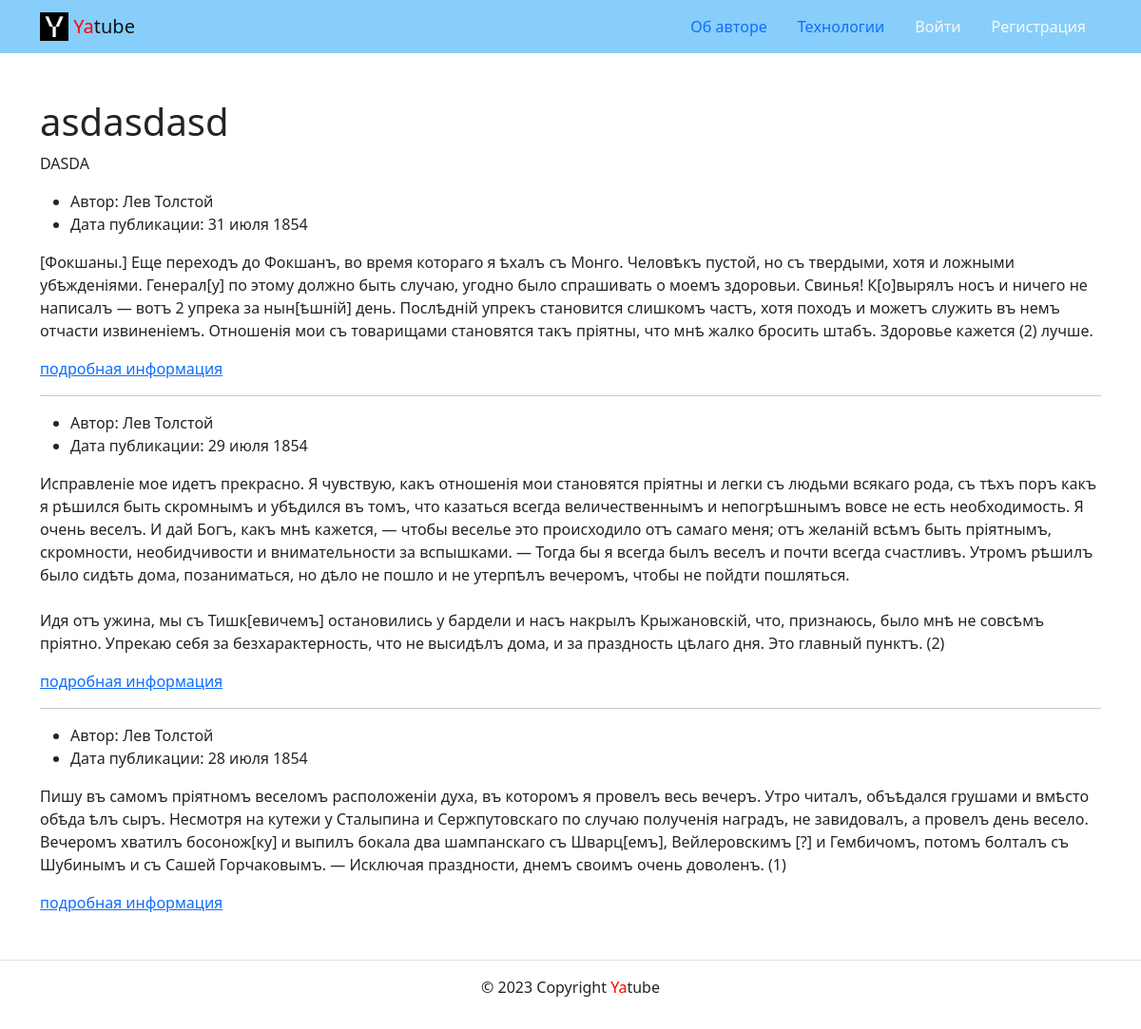
/group/2/, run on an earlier commit of the app's database.
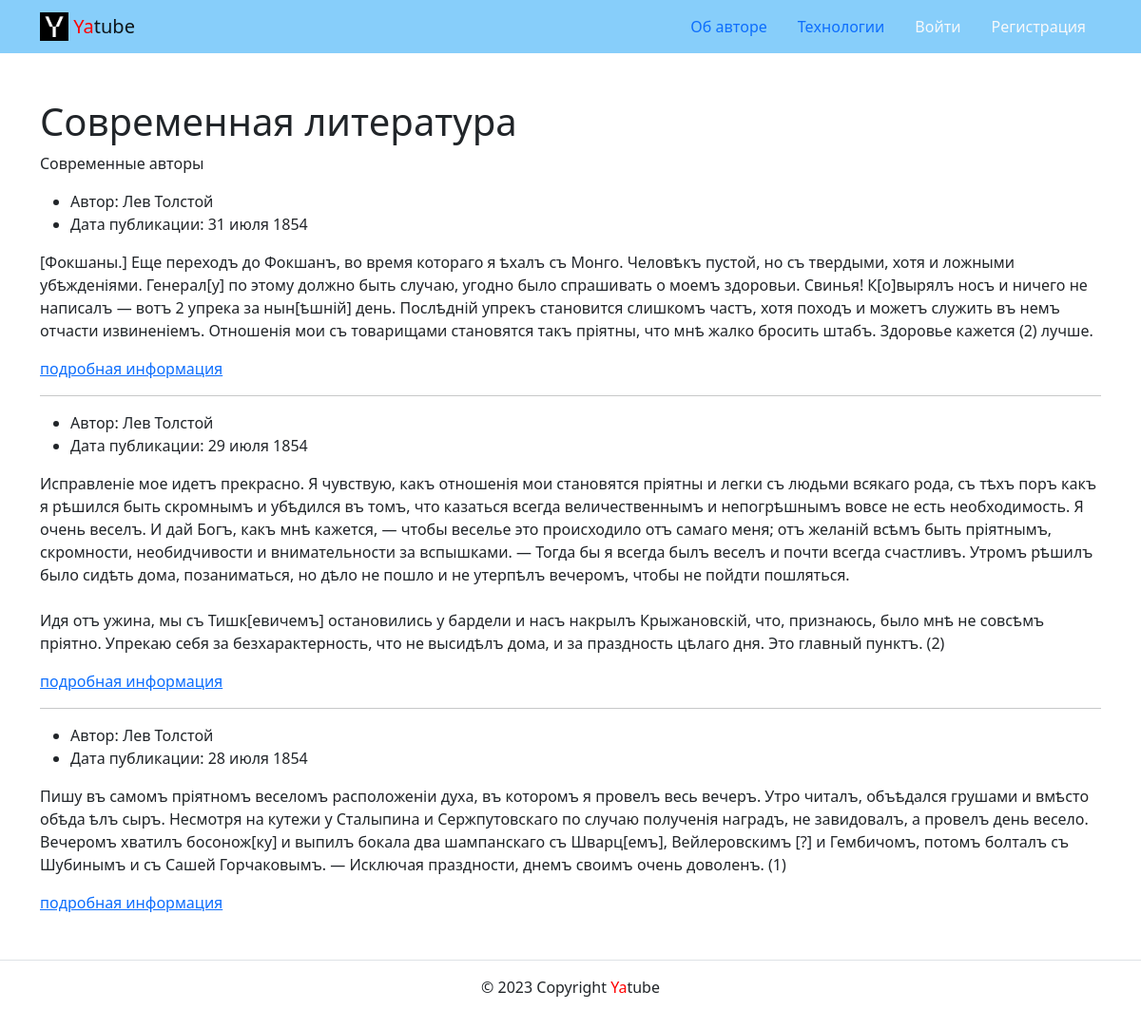
And on a later commit of the database.
### posts/models.py (models this page shows, shortened)
class Group(models.Model):
    title = models.CharField(max_length=200)
    slug = models.SlugField(unique=True)
    description = models.TextField()

### posts/views.py (the view)
# urls.py: path('group/<slug:slug>/', views.group_posts, name='group_list'),
def group_posts(request, slug):
    group = get_object_or_404(Group, slug=slug)
    post_list = Post.objects.filter(group=group).order_by('-pub_date')
    page_obj = my_paginator(request, post_list)
    context = {
        'group': group,
        'page_obj': page_obj,
    }
    return render(request, 'posts/group_list.html', context)

### core/context_processors/year.py (called while the page is built)
def year(request):
    currentYear = datetime.now().year
    return {'year': currentYear}

### posts/utils.py (called while the page is built)
def my_paginator(request, post_list):
    paginator = Paginator(post_list, 10)
    page_number = request.GET.get('page')
    return paginator.get_page(page_number)

### templates/posts/group_list.html (shortened to what this page needs)
{% extends 'base.html' %}
{% block topic %}
  <h1>{{ group.title }}</h1>
{% endblock %}
{% block content %}
  <p>
    {{ group.description|linebreaksbr }}
  </p>
{% for post in page_obj %}
  {% include 'includes/post.html' %}
  <a href="{% url 'posts:post_detail' post.id %}">подробная информация</a>
  {% if not forloop.last %}<hr>{% endif %}
{% endfor %}
{% endblock %}

What changed in the data, as far as the page shows it:
changed Group: title "asdasdasd" → "Современная литература"; description "DASDA" → "Современные авторы"
